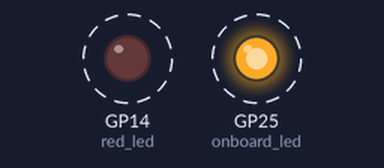
This program was run on a simulated Raspberry Pi Pico running MicroPython. Parts: output pins drawn as LEDs (lit = HIGH). Dashed ring = blinking.

Above: at 0.2 s.
Timing chart, 0 to 3.0 s (numbered marks = the images above):
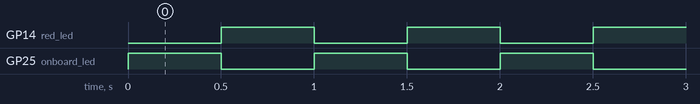

The program:

day-one.py
```python
from machine import Pin
import time

onboard_led = Pin(25, Pin.OUT)
red_led = Pin(14, Pin.OUT)

red_led.value(1)
onboard_led.value(0)

while True:
    red_led.toggle()
    onboard_led.toggle()
    time.sleep(0.5)
```

Measured:
- by itself, GP14 (red_led), GP25 (onboard_led): alternates HIGH for 0.50 s and LOW for 0.50 s
